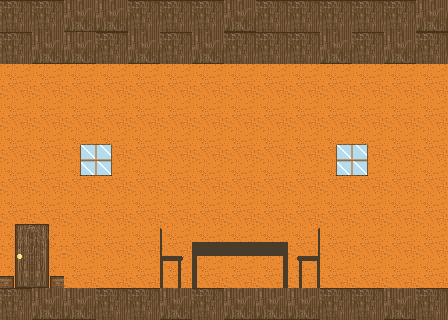

This game map was drawn from its Tiled (.tmx) file and the tilesets committed beside it. A one-line description and the full map source follow:
An orthogonal 14x10 tile map with 32x32 px tiles, 2 tile layers (fond, meubles), 2 tilesets.

<map version="1.0" tiledversion="1.0.2" orientation="orthogonal" renderorder="right-down" width="14" height="10" tilewidth="32" tileheight="32" nextobjectid="1">
 <tileset firstgid="1" name="furniture" tilewidth="32" tileheight="32" tilecount="8" columns="4">
  <image source="../sprites/game/furniture.png" trans="ff00ff" width="128" height="64" />
 </tileset>
 <tileset firstgid="9" name="maison" tilewidth="32" tileheight="32" tilecount="144" columns="12">
  <image source="../sprites/game/maison.png" trans="ff00ff" width="384" height="384" />
 </tileset>
 <layer name="fond" width="14" height="10">
  <data encoding="csv">
117,117,117,117,117,117,117,117,117,117,117,117,117,117,
117,117,117,117,117,117,117,117,117,117,117,117,117,117,
117,117,117,117,117,117,117,117,117,117,117,117,117,117,
117,117,117,117,117,117,117,117,117,117,117,117,117,117,
117,117,117,117,117,117,117,117,117,117,117,117,117,117,
117,117,117,117,117,117,117,117,117,117,117,117,117,117,
117,117,117,117,117,117,117,117,117,117,117,117,117,117,
130,131,117,117,117,117,117,117,117,117,117,117,117,117,
142,143,117,117,117,117,117,117,117,117,117,117,117,117,
118,118,118,118,118,118,118,118,118,118,118,118,118,118
</data>
 </layer>
 <layer name="meubles" width="14" height="10">
  <data encoding="csv">
12,12,24,24,12,12,12,24,12,12,12,12,12,24,
12,24,24,12,24,12,24,12,12,12,24,12,24,12,
0,0,0,0,0,0,0,0,0,0,0,0,0,0,
0,0,0,0,0,0,0,0,0,0,0,0,0,0,
0,0,10,11,0,0,0,0,0,0,10,11,0,0,
0,0,22,23,0,0,0,0,0,0,22,23,0,0,
0,0,0,0,0,0,0,0,0,0,0,0,0,0,
13,0,0,0,0,4,1,2,1,3,0,0,0,0,
25,0,0,0,0,8,5,0,6,7,0,0,0,0,
12,24,24,12,12,24,12,24,24,24,12,12,24,12
</data>
 </layer>
</map>
